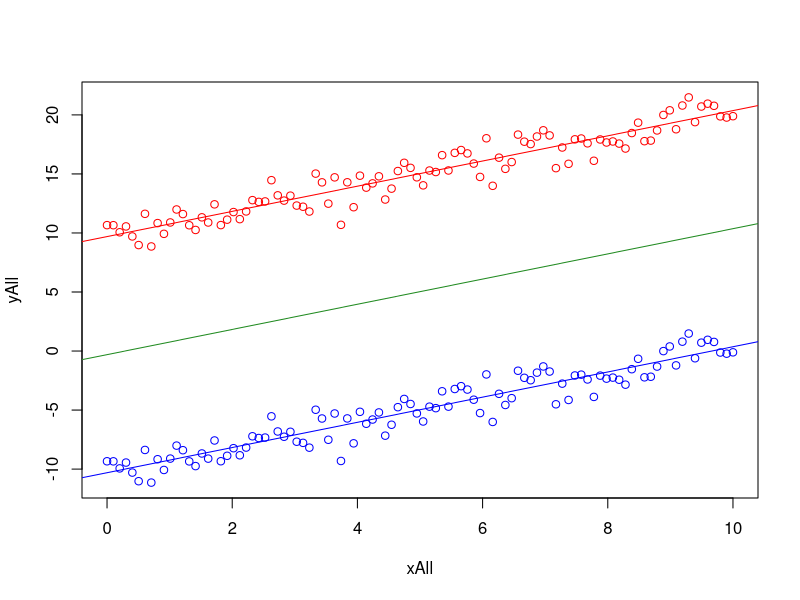
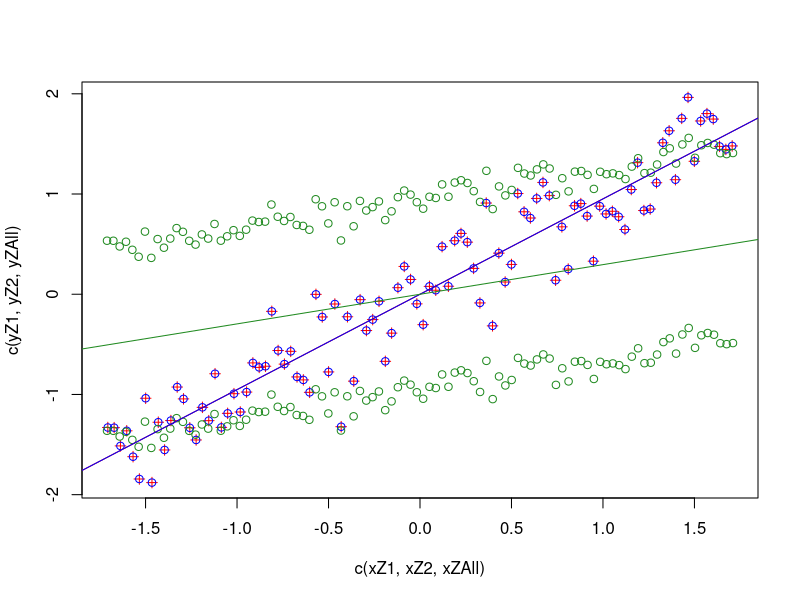
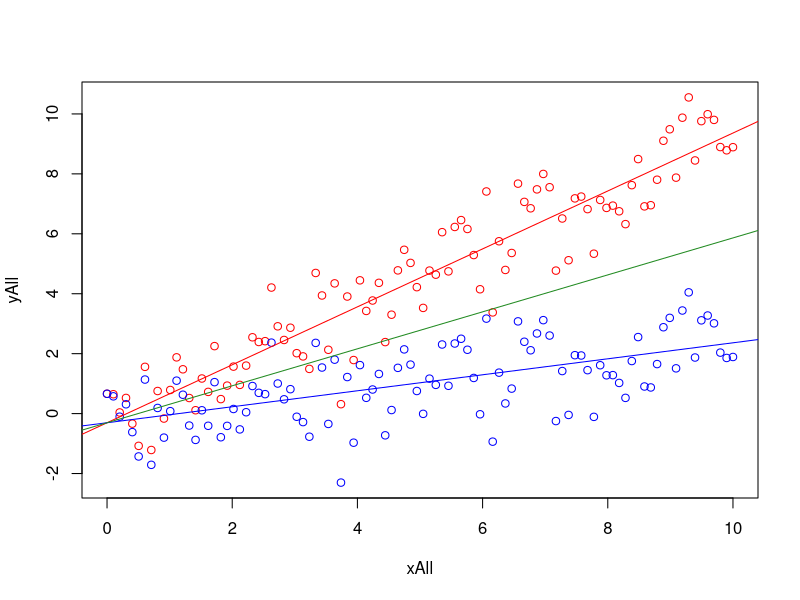
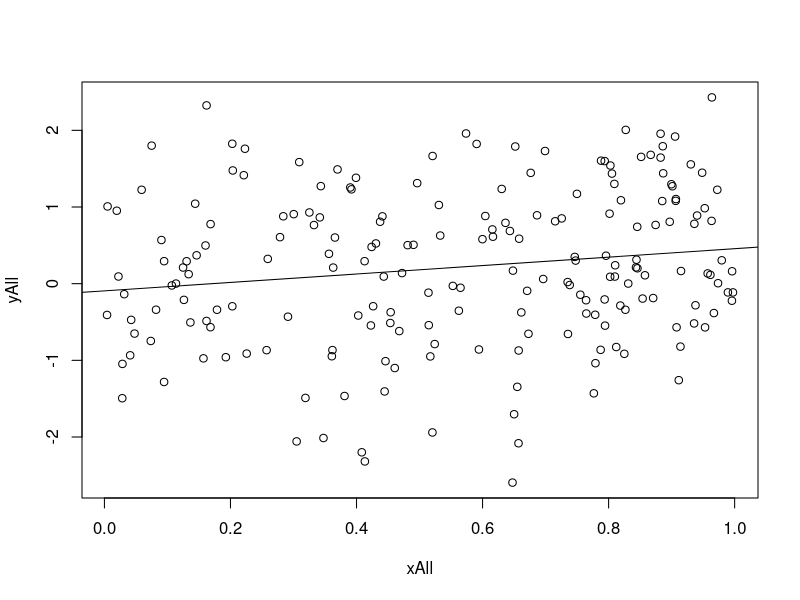
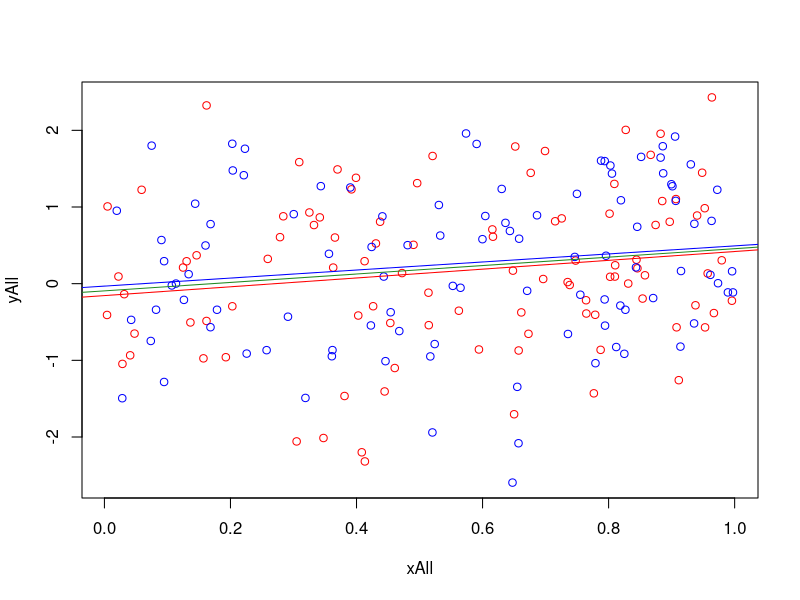
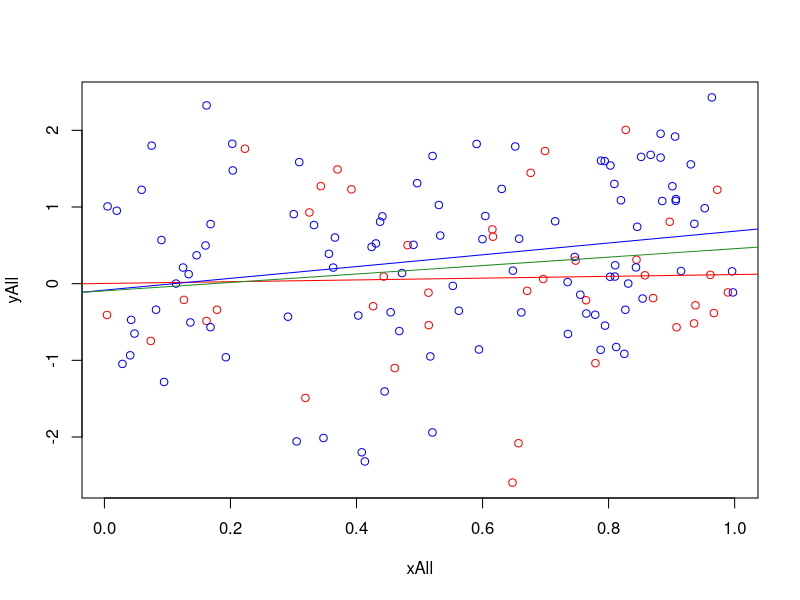

The R script that drew these images, in order:
## ---- chunk 1
n <- 200

x1 <- seq(0, 10, length.out = n/2)
x2 <- seq(0, 10, length.out = n/2)

errs <- rnorm(n/2, sd = 1)

y1 <- 10 + 1 * x1 + errs
y2 <- -10 + 1 * x2 + errs

xAll <- c(x1, x2); yAll <- c(y1, y2)

print(c1 <- cor(x1, y1))
print(c2 <- cor(x2, y2))
print(avgc <- mean(c(c1, c2)))
print(cor(xAll, yAll))
## ---- chunk 2
plot(xAll, yAll, type = 'n')
points(x1, y1, col = 'red'); points(x2, y2, col = 'blue')
abline(lm(y1 ~ x1), col = 'red')
abline(lm(y2 ~ x2), col = 'blue')

summary(lm(y1 ~ x1))
summary(lm(y2 ~ x2))

avgMod <- lm(yAll ~ xAll)
summary(avgMod)
abline(avgMod, col = 'forestgreen')
## ---- chunk 3
xZ1 <- scale(x1); xZ2 <- scale(x2); yZ1 <- scale(y1); yZ2 <- scale(y2)
xZAll <- scale(xAll); yZAll <- scale(yAll)

plot(c(xZ1, xZ2, xZAll), c(yZ1, yZ2, yZAll), type = 'n')
points(xZ1, yZ1, col = 'red', pch = 3); points(xZ2, yZ2, col = 'blue')
points(xZAll, yZAll, col = 'forestgreen')
abline(lm(yZ1 ~ xZ1), col = 'red')
abline(lm(yZ2 ~ xZ2), col = 'blue')
abline(lm(yZAll ~ xZAll), col = 'forestgreen')
## ---- chunk 4
y1 <- .9 * x1 + errs
y2 <- .2 * x2 + errs

xAll <- c(x1, x2); yAll <- c(y1, y2)

print(c1 <- cor(x1, y1))
print(c2 <- cor(x2, y2))
print(avc <- mean(c(c1, c2)))
print(cor(xAll, yAll))
## ---- chunk 5
plot(xAll, yAll, type = 'n')
points(x1, y1, col = 'red'); points(x2, y2, col = 'blue')
abline(lm(y1 ~ x1), col = 'red')
abline(lm(y2 ~ x2), col = 'blue')

summary(lm(y1 ~ x1))
summary(lm(y2 ~ x2))

avgMod <- lm(yAll ~ xAll)
summary(avgMod)
abline(avgMod, col = 'forestgreen')
## ---- chunk 6
xAll <- runif(n)
yAll <- .6 * xAll + rnorm(n)

cor(xAll, yAll)
summary(mod <- lm(yAll ~ xAll))
plot(xAll, yAll)
abline(mod)
## ---- chunk 7
nSmall <- n / 2
sampleIndices <- sample(1:length(xAll), nSmall * 2)
set1Indices <- sampleIndices[1:(length(sampleIndices) / 2)]
set2Indices <- sampleIndices[(length(sampleIndices) / 2 + 1):length(sampleIndices)]

x1 <- xAll[set1Indices]; x2 <- xAll[set2Indices]
y1 <- yAll[set1Indices]; y2 <- yAll[set2Indices]

print(c1 <- cor(x1, y1))
print(c2 <- cor(x2, y2))
print(mean(c(c1, c2)))
print(cor(xAll, yAll))
## ---- chunk 8
plot(xAll, yAll, type = 'n')
points(x1, y1, col = 'red'); points(x2, y2, col = 'blue')
abline(lm(y1 ~ x1), col = 'red')
abline(lm(y2 ~ x2), col = 'blue')

summary(lm(y1 ~ x1))
summary(lm(y2 ~ x2))

avgMod <- lm(yAll ~ xAll)
summary(avgMod)
abline(avgMod, col = 'forestgreen')
## ---- chunk 9
nSmall1 <- floor(n / 5)
nSmall2 <- n - nSmall
sampleIndices <- sample(1:length(xAll), n)
set1Indices <- sampleIndices[1:nSmall1]
set2Indices <- sampleIndices[nSmall2:length(sampleIndices)]

x1 <- xAll[set1Indices]; x2 <- xAll[set2Indices]
y1 <- yAll[set1Indices]; y2 <- yAll[set2Indices]

print(c1 <- cor(x1, y1))
print(c2 <- cor(x2, y2))
print(mean(c(c1, c2)))
print(cor(xAll, yAll))
## ---- chunk 10
plot(xAll, yAll, type = 'n')
points(x1, y1, col = 'red'); points(x2, y2, col = 'blue')
abline(lm(y1 ~ x1), col = 'red')
abline(lm(y2 ~ x2), col = 'blue')

summary(lm(y1 ~ x1))
summary(lm(y2 ~ x2))

avgMod <- lm(yAll ~ xAll)
summary(avgMod)
abline(avgMod, col = 'forestgreen')
